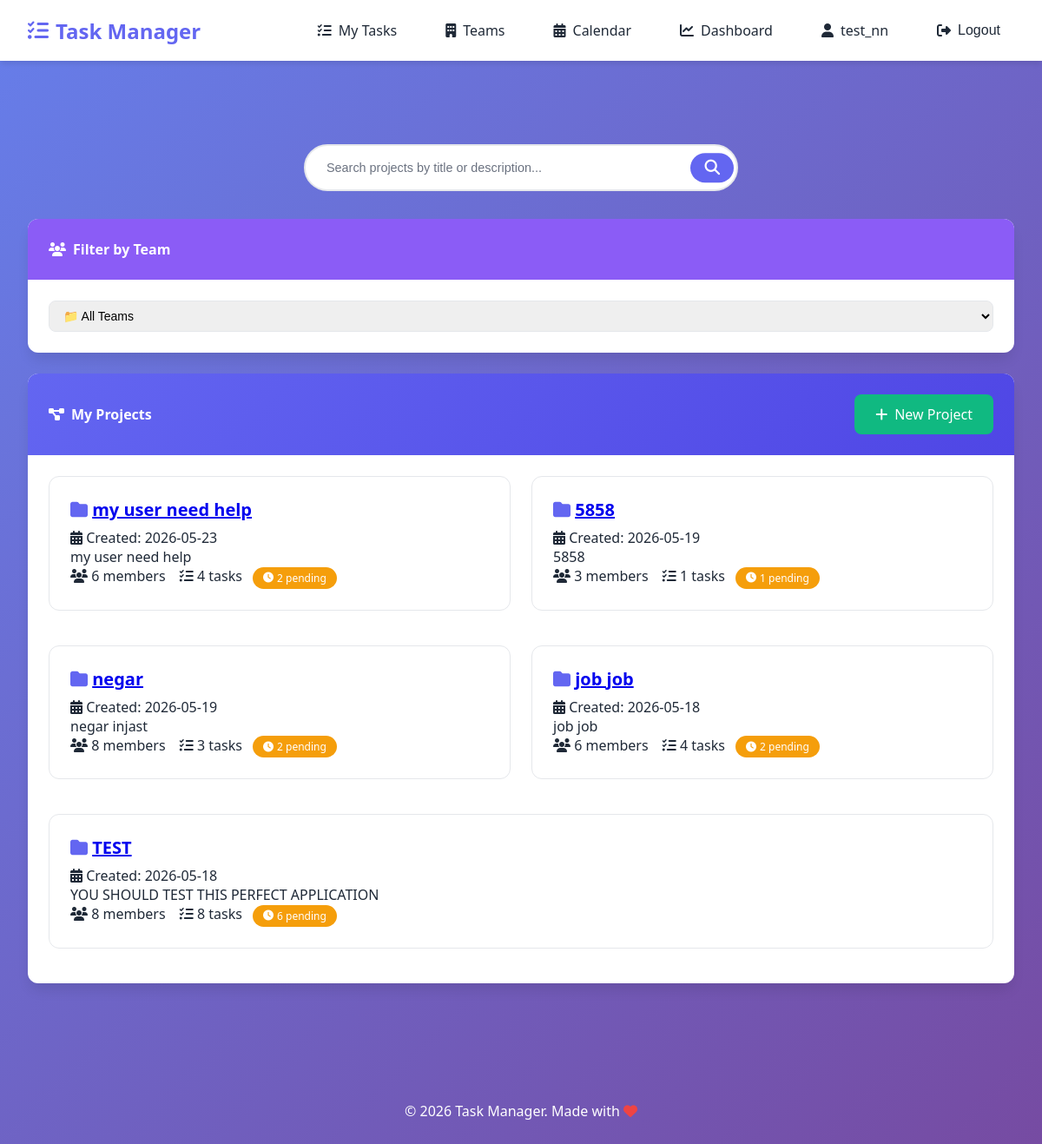
Screenshot of / (signed in) with the database file from the repository.
### tasks/models.py (models this page shows, shortened)
class Project(models.Model):
    title = models.CharField(max_length=200, verbose_name="Project Title")
    description = models.TextField(verbose_name="Description", blank=True)
    created_by = models.ForeignKey(
        User,
        on_delete=models.CASCADE,
        related_name='projects_created',
        verbose_name="Created By"
    )
    members = models.ManyToManyField(
        User,
        related_name='projects',
        blank=True,
        verbose_name="Team Members"
    )
    team = models.ForeignKey('Team', on_delete=models.SET_NULL, null=True, blank=True, related_name='projects')
    created_at = models.DateTimeField(auto_now_add=True, verbose_name="Created At")
    updated_at = models.DateTimeField(auto_now=True, verbose_name="Last Updated")
    graph_node_positions = models.JSONField(default=dict, blank=True)
    def incomplete_tasks_count(self):
        return self.tasks.exclude(status=Task.Status.DONE).count()
    class Meta:
        verbose_name = "Project"
        verbose_name_plural = "Projects"
        ordering = ['-created_at']

### tasks/views.py (the view, shortened to what this page needs)
# urls.py: path('', views.project_list, name='project_list'),
@login_required
@login_required
def project_list(request):
    team_filter = request.GET.get('team', '')
    projects_list = Project.objects.filter(
        Q(members=request.user) | Q(created_by=request.user)
    ).distinct()
    paginator = Paginator(projects_list, 5)
    page_number = request.GET.get('page')
    projects = paginator.get_page(page_number)
    user_teams = request.user.teams.all()
    return render(request, 'tasks/project_list.html', {
        'projects': projects,
        'user_teams': user_teams,
        'team_filter': team_filter,
    })

### templates/tasks/project_list.html (shortened to what this page needs)
{% extends 'base.html' %}
{% block content %}
<div class="search-form">
    <form action="{% url 'tasks:search_projects' %}" method="GET">
        <div class="search-wrapper">
            <input
                type="text"
                name="q"
                id="q"
                class="search-input"
                placeholder="Search projects by title or description..."
                value="{{ search_query }}"
            >
            <button type="submit" class="search-button">
                <i class="fas fa-search"></i>
            </button>
        </div>
    </form>
</div>
<div class="card mb-3">
    <div class="card-header" style="background: #8b5cf6; color: white;">
        <h4><i class="fas fa-users"></i> Filter by Team</h4>
    </div>
    <div class="card-body">
        <form method="get" class="filter-form">
            <div class="row">
                <div class="col-md-4">
                    <select name="team" class="form-control" onchange="this.form.submit()">
                        <option value="">📁 All Teams</option>
                    </select>
                </div>
            </div>
        </form>
    </div>
</div>
<div class="card">
    <div class="card-header" style="display: flex; justify-content: space-between; align-items: center;">
        <h4><i class="fas fa-project-diagram"></i> My Projects</h4>
        <a href="{% url 'tasks:project_create' %}" class="btn btn-success">
            <i class="fas fa-plus"></i> New Project
        </a>
    </div>
    <div class="card-body">
        {% if projects %}
            <div class="row">
                {% for project in projects %}
                    <div class="col-md-6">
                        <div class="project-card">
                            <div class="project-title">
                                <i class="fas fa-folder"></i>
                                <a href="{% url 'tasks:project_detail' project.pk %}">{{ project.title }}</a>
                            </div>
                            <p class="text-muted">
                                <i class="fas fa-calendar-alt"></i> Created: {{ project.created_at|date:"Y-m-d" }}
                            </p>
                            <p>{{ project.description|truncatewords:20|default:"No description provided." }}</p>
                            <div class="text-muted">
                                <i class="fas fa-users"></i>
                                {% if project.team %}
                                    <span title="Team: {{ project.team.name }}">
                                        <i class="{{ project.team.icon }}"></i> {{ project.team.members.count }} members
                                    </span>
                                    <small class="text-muted">(Team: {{ project.team.name }})</small>
                                {% else %}
                                    {{ project.members.count }} members
                                {% endif %}
                                <i class="fas fa-tasks ms-3"></i> {{ project.tasks.count }} tasks
                                <span class="badge {% if project.incomplete_tasks_count > 0 %}bg-warning{% else %}bg-success{% endif %}" style="margin-left: 0.5rem;">
                                    <i class="fas fa-clock"></i> {{ project.incomplete_tasks_count }} pending
                                </span>
                            </div>
                        </div>
                    </div>
                {% endfor %}
            </div>
        {% endif %}
    </div>
</div>
{% endblock %}

### templates/base.html (shortened to what this page needs)
{% load static %}
<!DOCTYPE html>
<html lang="en">
<head>
    <link rel="stylesheet" href="https://cdnjs.cloudflare.com/ajax/libs/font-awesome/6.5.1/css/all.min.css">
    <link rel="stylesheet" href="{% static 'css/style.css' %}">
</head>
<body>
    <nav class="navbar">
        <div class="navbar-container">
            <a class="navbar-brand" href="/">
                <i class="fas fa-tasks"></i>
                Task Manager
            </a>
            <div class="navbar-menu">
                {% if user.is_authenticated %}
                    <a class="nav-link" href="{% url 'tasks:my_tasks' %}">
                        <i class="fas fa-list-check"></i>
                        My Tasks
                    </a>
                    <a class="nav-link" href="{% url 'tasks:team_list' %}">
                        <i class="fas fa-building"></i>
                        Teams
                    </a>
                    <a class="nav-link" href="{% url 'tasks:calendar' %}">
                        <i class="fas fa-calendar-alt"></i>
                        Calendar
                    </a>
                    <a class="nav-link" href="{% url 'tasks:dashboard' %}">
                        <i class="fas fa-chart-line"></i>
                        Dashboard
                    </a>
                    <a class="nav-link" href="{% url 'accounts:profile' user.id %}">
                        <i class="fas fa-user"></i>
                        {{ user.username }}
                    </a>
                    <form method="post" action="{% url 'accounts:logout' %}" style="display: inline;">
                        <button type="submit" class="nav-link btn-logout">
                            <i class="fas fa-sign-out-alt"></i>
                            Logout
                        </button>
                    </form>
                {% endif %}
            </div>
        </div>
    </nav>
    <div class="container">
    </div>
    <main class="container">
        {% block content %}
        {% endblock %}
    </main>
    <footer class="footer">
        <p>&copy; 2026 Task Manager. Made with <i class="fas fa-heart" style="color: #ef4444;"></i></p>
    </footer>
</body>
</html>

### static/css/style.css (style rules this page uses)
:root { --primary: #6366f1; --primary-dark: #4f46e5; --primary-light: #818cf8; --secondary: #10b981; --secondary-dark: #059669; --danger: #ef4444; --danger-dark: #dc2626; --warning: #f59e0b; --info: #3b82f6; --dark: #1f2937; --light: #f9fafb; --gray: #6b7280; --gray-light: #e5e7eb; --white: #ffffff; --shadow: 0 4px 6px -1px rgba(0, 0, 0, 0.1); --shadow-lg: 0 10px 15px -3px rgba(0, 0, 0, 0.1); --radius: 12px; --radius-sm: 8px; }
* { margin: 0; padding: 0; box-sizing: border-box; }
body { font-family: 'Segoe UI', Tahoma, Geneva, Verdana, sans-serif; background: linear-gradient(135deg, #667eea 0%, #764ba2 100%); min-height: 100vh; color: var(--dark); }
.navbar { background: var(--white); box-shadow: var(--shadow); padding: 1rem 2rem; position: sticky; top: 0; z-index: 1000; }
.navbar-container { max-width: 1280px; margin: 0 auto; display: flex; justify-content: space-between; align-items: center; flex-wrap: wrap; gap: 1rem; }
.navbar-brand { font-size: 1.5rem; font-weight: bold; color: var(--primary); text-decoration: none; display: flex; align-items: center; gap: 0.5rem; }
.navbar-menu { display: flex; gap: 1.5rem; align-items: center; flex-wrap: wrap; }
.nav-link { color: var(--dark); text-decoration: none; display: flex; align-items: center; gap: 0.5rem; padding: 0.5rem 1rem; border-radius: var(--radius-sm); transition: all 0.3s ease; }
.btn-logout { background: none; border: none; cursor: pointer; font-size: 1rem; }
.container { max-width: 1280px; margin: 0 auto; padding: 2rem; }
.card { background: var(--white); border-radius: var(--radius); box-shadow: var(--shadow-lg); overflow: hidden; margin-bottom: 1.5rem; }
.card-header { padding: 1.5rem; background: linear-gradient(135deg, var(--primary) 0%, var(--primary-dark) 100%); color: var(--white); }
.card-header h4 { margin: 0; display: flex; align-items: center; gap: 0.5rem; }
.card-body { padding: 1.5rem; }
.form-control { width: 100%; padding: 0.75rem 1rem; border: 2px solid var(--gray-light); border-radius: var(--radius-sm); font-size: 1rem; transition: all 0.3s ease; }
.btn { display: inline-flex; align-items: center; gap: 0.5rem; padding: 0.75rem 1.5rem; border: none; border-radius: var(--radius-sm); font-size: 1rem; font-weight: 500; cursor: pointer; transition: all 0.3s ease; text-decoration: none; }
.btn-success { background: var(--secondary); color: var(--white); }
.row { display: flex; flex-wrap: wrap; gap: 1.5rem; }
.col-md-4 { flex: 1; min-width: 280px; }
.col-md-6 { flex: 1; min-width: 350px; }
.footer { text-align: center; padding: 2rem; color: var(--white); margin-top: 3rem; }
.project-card { background: var(--white); border-radius: var(--radius); padding: 1.5rem; margin-bottom: 1rem; transition: all 0.3s ease; border: 1px solid var(--gray-light); }
.project-title { font-size: 1.25rem; font-weight: bold; color: var(--primary); margin-bottom: 0.5rem; }
.badge { display: inline-flex; align-items: center; gap: 0.25rem; padding: 0.25rem 0.75rem; border-radius: 9999px; font-size: 0.75rem; font-weight: 500; background: var(--gray-light); color: var(--dark); }
.ms-3 { margin-left: 0.75rem; }
.search-form { margin-bottom: 2rem; width: 100%; }
.search-wrapper { position: relative; width: 100%; max-width: 500px; margin: 0 auto; }
.search-input { width: 100%; padding: 1rem 3rem 1rem 1.5rem; font-size: 1rem; border: 2px solid var(--gray-light); border-radius: 50px; background: var(--white); transition: all 0.3s ease; outline: none; }
.search-input::placeholder { color: var(--gray); font-size: 0.9rem; }
.search-button { position: absolute; right: 5px; top: 50%; transform: translateY(-50%); background: var(--primary); border: none; color: var(--white); cursor: pointer; padding: 0.5rem 1rem; border-radius: 50px; font-size: 1.1rem; transition: all 0.3s ease; display: flex; align-items: center; gap: 0.5rem; }
.bg-warning { background: var(--warning); color: white; }
.badge.bg-warning { background: #f59e0b; color: white; }
.filter-form { background: var(--white); }
.filter-form .form-control, .filter-form .form-select { padding: 0.5rem 0.75rem; border: 1px solid var(--gray-light); border-radius: 8px; font-size: 0.875rem; }

### rows the page displays
Project: title "my user need help", created_at "2026-05-23", description "my user need help", members.count "6", tasks.count "4", incomplete_tasks_count "2"
Project: title "5858", created_at "2026-05-19", description "5858", members.count "3", tasks.count "1", incomplete_tasks_count "1"
Project: title "negar", created_at "2026-05-19", description "negar injast", members.count "8", tasks.count "3", incomplete_tasks_count "2"
Project: title "job job", created_at "2026-05-18", description "job job", members.count "6", tasks.count "4", incomplete_tasks_count "2"
Project: title "TEST", created_at "2026-05-18", description "YOU SHOULD TEST THIS PERFECT APPLICATION", members.count "8", tasks.count "8", incomplete_tasks_count "6"

### other values shown
{{ user.username }} "test_nn"
